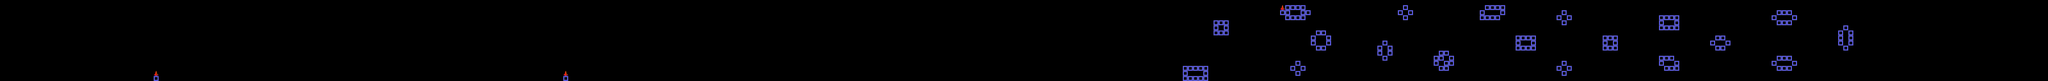

A level layout from a 2D game, rendered from its tile map. Below: a short description, then the map file with tile-grid data replaced by summaries:
An orthogonal 400x16 tile map with 32x32 px tiles, 1 tile layer (layer_1) and 19 objects (8x enemy, 8x spawner, 3x event).

<map version="1.10" tiledversion="1.11.2" orientation="orthogonal" renderorder="right-down" width="400" height="16" tilewidth="32" tileheight="32" infinite="0" nextlayerid="3" nextobjectid="110">
 <editorsettings>
  <export target="stage_6.json" format="json" />
 </editorsettings>
 <tileset firstgid="1" name="bg_tileset" tilewidth="32" tileheight="32" tilecount="256" columns="16">
  <image source="../images/bg_tileset.png" trans="000000" width="512" height="512" />
  <tile id="128">
   <properties>
    <property name="nonCollidable" type="bool" value="true" />
   </properties>
  </tile>
 </tileset>
 <layer id="1" name="layer_1" width="400" height="16">
  <data>[6400 cells, 153 non-empty, 2 distinct tile ids]</data>
 </layer>
 <objectgroup id="2" name="object_1">
  <object id="90" name="enemy" type="enemy" x="9632" y="224" width="32" height="32">
   <properties>
    <property name="spawn_pos" value="right_middle" />
    <property name="subtype" value="enemy_b6" />
   </properties>
  </object>
  <object id="91" name="event" type="event" x="12480" y="0" width="32" height="32">
   <properties>
    <property name="subtype" value="scroll_stop" />
   </properties>
  </object>
  <object id="92" name="spawner" type="spawner" x="8000" y="0" width="32" height="32">
   <properties>
    <property name="duration" value="46" />
    <property name="interval" value="1.0" />
    <property name="spawn_pos" value="right_random" />
    <property name="subtype" value="enemy_10" />
    <property name="z" value="0" />
   </properties>
  </object>
  <object id="93" name="spawner" type="spawner" x="11968" y="0" width="32" height="32">
   <properties>
    <property name="duration" value="46" />
    <property name="interval" value="1.0" />
    <property name="spawn_pos" value="right_random" />
    <property name="subtype" value="enemy_10" />
    <property name="z" value="0" />
   </properties>
  </object>
  <object id="94" name="event" type="event" x="9088" y="480" width="32" height="32">
   <properties>
    <property name="subtype" value="bgm_fadeout" />
   </properties>
  </object>
  <object id="95" name="event" type="event" x="9632" y="480" width="32" height="32">
   <properties>
    <property name="subtype" value="bgm_boss" />
   </properties>
  </object>
  <object id="96" name="enemy" type="enemy" x="992" y="192" width="32" height="32">
   <properties>
    <property name="spawn_pos" value="map" />
    <property name="subtype" value="enemy_17" />
   </properties>
  </object>
  <object id="98" name="enemy" type="enemy" x="1568" y="128" width="32" height="32">
   <properties>
    <property name="spawn_pos" value="map" />
    <property name="subtype" value="enemy_17" />
   </properties>
  </object>
  <object id="99" name="enemy" type="enemy" x="1344" y="352" width="32" height="32">
   <properties>
    <property name="spawn_pos" value="map" />
    <property name="subtype" value="enemy_17" />
   </properties>
  </object>
  <object id="100" name="spawner" type="spawner" x="1280" y="0" width="32" height="32">
   <properties>
    <property name="duration" value="30" />
    <property name="interval" value="3" />
    <property name="spawn_pos" value="right_random" />
    <property name="subtype" value="enemy_1" />
    <property name="z" value="0" />
   </properties>
  </object>
  <object id="101" name="spawner" type="spawner" x="1312" y="0" width="32" height="32">
   <properties>
    <property name="duration" value="30" />
    <property name="interval" value="3" />
    <property name="spawn_pos" value="right_random" />
    <property name="subtype" value="enemy_4" />
    <property name="z" value="0" />
   </properties>
  </object>
  <object id="102" name="enemy" type="enemy" x="1888" y="352" width="32" height="32">
   <properties>
    <property name="spawn_pos" value="map" />
    <property name="subtype" value="enemy_17" />
   </properties>
  </object>
  <object id="103" name="enemy" type="enemy" x="2240" y="192" width="32" height="32">
   <properties>
    <property name="spawn_pos" value="map" />
    <property name="subtype" value="enemy_17" />
   </properties>
  </object>
  <object id="104" name="enemy" type="enemy" x="2816" y="96" width="32" height="32">
   <properties>
    <property name="spawn_pos" value="map" />
    <property name="subtype" value="enemy_17" />
   </properties>
  </object>
  <object id="105" name="enemy" type="enemy" x="2816" y="384" width="32" height="32">
   <properties>
    <property name="spawn_pos" value="map" />
    <property name="subtype" value="enemy_17" />
   </properties>
  </object>
  <object id="106" name="spawner" type="spawner" x="3520" y="0" width="32" height="32">
   <properties>
    <property name="duration" value="50" />
    <property name="interval" value="0.2" />
    <property name="spawn_pos" value="right_random" />
    <property name="subtype" value="enemy_18" />
    <property name="z" value="0" />
   </properties>
  </object>
  <object id="107" name="spawner" type="spawner" x="3552" y="0" width="32" height="32">
   <properties>
    <property name="duration" value="50" />
    <property name="interval" value="1.5" />
    <property name="spawn_pos" value="right_random" />
    <property name="subtype" value="enemy_23" />
    <property name="z" value="0" />
   </properties>
  </object>
  <object id="108" name="spawner" type="spawner" x="3584" y="0" width="32" height="32">
   <properties>
    <property name="duration" value="50" />
    <property name="interval" value="1.5" />
    <property name="spawn_pos" value="right_random" />
    <property name="subtype" value="enemy_23" />
    <property name="z" value="0" />
   </properties>
  </object>
  <object id="109" name="spawner" type="spawner" x="7392" y="0" width="32" height="32">
   <properties>
    <property name="duration" value="10" />
    <property name="interval" value="3" />
    <property name="spawn_pos" value="right_random" />
    <property name="subtype" value="enemy_4" />
    <property name="z" value="0" />
   </properties>
  </object>
 </objectgroup>
</map>
